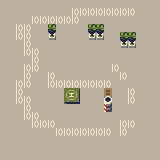

Below is a game level as drawn by its tile map, then a one-line description and the .tmx file that defines it, in full:
An orthogonal 20x20 tile map with 8x8 px tiles, 1 tile layer (background).

<map version="1.2" tiledversion="1.2.3" orientation="orthogonal" renderorder="right-down" width="20" height="20" tilewidth="8" tileheight="8" infinite="0" nextlayerid="2" nextobjectid="1">
 <tileset firstgid="1" source="galletcity_tiles.tsx" />
 <layer id="1" name="background" width="20" height="20">
  <data encoding="csv">
33,33,33,33,33,33,33,33,33,33,33,33,33,33,33,33,33,33,33,33,
33,33,33,33,33,33,33,33,33,17,17,17,17,17,17,17,17,33,33,33,
33,33,33,33,17,17,17,17,17,17,33,33,33,33,33,33,33,33,33,33,
33,33,17,17,33,33,13,33,33,33,33,13,13,33,33,33,33,33,33,33,
33,33,17,17,33,33,22,33,33,33,33,22,22,33,33,13,13,33,33,33,
33,33,33,17,33,33,33,33,33,33,33,33,33,33,33,22,22,33,33,33,
33,33,33,17,17,33,33,33,33,33,33,33,33,33,33,33,33,33,33,33,
33,33,33,33,17,33,33,33,33,33,33,33,33,33,33,33,33,33,33,33,
33,33,33,17,17,33,33,33,33,33,33,33,33,33,17,33,33,33,33,33,
33,33,33,17,33,33,17,33,33,33,33,33,33,33,33,17,33,33,33,33,
33,33,17,17,33,33,17,17,17,17,17,17,17,17,33,33,33,33,33,33,
33,33,17,33,33,33,33,33,106,107,33,33,33,100,33,33,17,33,33,33,
33,33,17,17,33,33,33,33,114,115,33,33,33,108,33,33,17,33,33,33,
33,33,33,17,33,33,33,33,33,33,33,33,33,116,33,33,33,33,33,33,
33,33,33,17,17,33,33,33,33,33,33,33,33,33,33,33,33,33,33,33,
33,33,33,33,17,17,17,33,33,33,33,33,33,33,33,17,17,33,33,33,
33,33,33,33,33,33,33,17,17,17,17,17,17,17,33,17,33,33,33,33,
33,33,33,33,33,33,33,33,33,33,33,33,33,33,33,33,33,33,33,33,
33,33,33,33,33,33,33,33,33,33,33,33,33,33,33,33,33,33,33,33,
33,33,33,33,33,33,33,33,33,33,33,33,33,33,33,33,33,33,33,33
</data>
 </layer>
</map>
